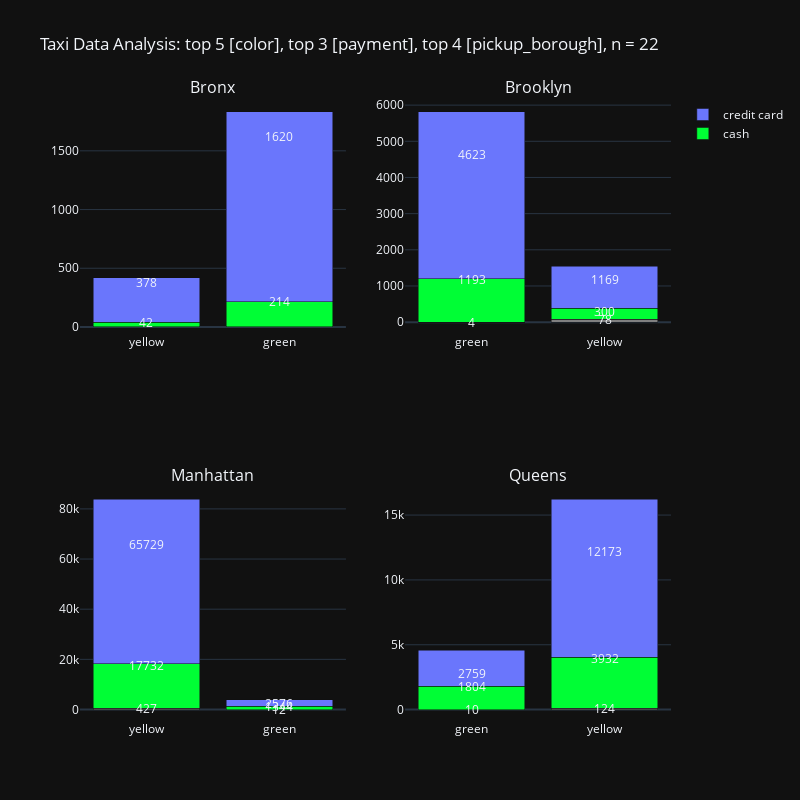

Write notebook code for a chart like this one.
### Code cell
_ = pls.plot_facet_stacked_bars(
    _df,
    subplots_per_row=2,
    top_n_index=5,
    top_n_columns=3,
    top_n_facet=4,
    null_label="<NA>",
    subplot_size=400,
    color_palette="Light24",
    caption="Taxi Data Analysis:",
    renderer=None,
    annotations=True,
    # precision=0,
    # png_path="taxis_stacked_barchart.png",  # Optional save path
)

### Figure 1 — Plotly figure (JSON) as saved in the notebook; plotly's stock layout.template omitted (floating-point values rounded to 4 significant figures)
{"data": [{"marker": {"color": "gray"}, "name": "<NA>", "showlegend": true, "type": "bar", "x": [], "xaxis": "x", "y": [], "yaxis": "y"}, {"marker": {"color": "#00FE35"}, "name": "cash", "showlegend": true, "type": "bar", "x": ["yellow", "green"], "xaxis": "x", "y": [42.2, 214.1], "yaxis": "y"}, {"marker": {"color": "#6A76FC"}, "name": "credit card", "showlegend": true, "type": "bar", "x": ["green", "yellow"], "xaxis": "x", "y": [1620.0, 377.5], "yaxis": "y"}, {"marker": {"color": "gray"}, "name": "<NA>", "showlegend": false, "type": "bar", "x": ["green", "yellow"], "xaxis": "x2", "y": [4.3, 78.3], "yaxis": "y2"}, {"marker": {"color": "#00FE35"}, "name": "cash", "showlegend": false, "type": "bar", "x": ["yellow", "green"], "xaxis": "x2", "y": [300.4, 1193.0], "yaxis": "y2"}, {"marker": {"color": "#6A76FC"}, "name": "credit card", "showlegend": false, "type": "bar", "x": ["green", "yellow"], "xaxis": "x2", "y": [4623.0, 1169.0], "yaxis": "y2"}, {"marker": {"color": "gray"}, "name": "<NA>", "showlegend": false, "type": "bar", "x": ["yellow", "green"], "xaxis": "x3", "y": [427.3, 11.6], "yaxis": "y3"}, {"marker": {"color": "#00FE35"}, "name": "cash", "showlegend": false, "type": "bar", "x": ["green", "yellow"], "xaxis": "x3", "y": [1344.0, 17730.0], "yaxis": "y3"}, {"marker": {"color": "#6A76FC"}, "name": "credit card", "showlegend": false, "type": "bar", "x": ["green", "yellow"], "xaxis": "x3", "y": [2576.0, 65730.0], "yaxis": "y3"}, {"marker": {"color": "gray"}, "name": "<NA>", "showlegend": false, "type": "bar", "x": ["green", "yellow"], "xaxis": "x4", "y": [9.6, 123.6], "yaxis": "y4"}, {"marker": {"color": "#00FE35"}, "name": "cash", "showlegend": false, "type": "bar", "x": ["yellow", "green"], "xaxis": "x4", "y": [3932.0, 1804.0], "yaxis": "y4"}, {"marker": {"color": "#6A76FC"}, "name": "credit card", "showlegend": false, "type": "bar", "x": ["green", "yellow"], "xaxis": "x4", "y": [2759.0, 12170.0], "yaxis": "y4"}], "layout": {"annotations": [{"font": {"size": 16}, "showarrow": false, "text": "Bronx", "x": 0.225, "xanchor": "center", "xref": "paper", "y": 1, "yanchor": "bottom", "yref": "paper"}, {"font": {"size": 16}, "showarrow": false, "text": "Brooklyn", "x": 0.775, "xanchor": "center", "xref": "paper", "y": 1, "yanchor": "bottom", "yref": "paper"}, {"font": {"size": 16}, "showarrow": false, "text": "Manhattan", "x": 0.225, "xanchor": "center", "xref": "paper", "y": 0.375, "yanchor": "bottom", "yref": "paper"}, {"font": {"size": 16}, "showarrow": false, "text": "Queens", "x": 0.775, "xanchor": "center", "xref": "paper", "y": 0.375, "yanchor": "bottom", "yref": "paper"}, {"showarrow": false, "text": "42", "x": "yellow", "xref": "x", "y": 42.2, "yref": "y"}, {"showarrow": false, "text": "214", "x": "green", "xref": "x", "y": 214.1, "yref": "y"}, {"showarrow": false, "text": "1620", "x": "green", "xref": "x", "y": 1620.0, "yref": "y"}, {"showarrow": false, "text": "378", "x": "yellow", "xref": "x", "y": 377.5, "yref": "y"}, {"showarrow": false, "text": "4", "x": "green", "xref": "x2", "y": 4.3, "yref": "y2"}, {"showarrow": false, "text": "78", "x": "yellow", "xref": "x2", "y": 78.3, "yref": "y2"}, {"showarrow": false, "text": "300", "x": "yellow", "xref": "x2", "y": 300.4, "yref": "y2"}, {"showarrow": false, "text": "1193", "x": "green", "xref": "x2", "y": 1193.0, "yref": "y2"}, {"showarrow": false, "text": "4623", "x": "green", "xref": "x2", "y": 4623.0, "yref": "y2"}, {"showarrow": false, "text": "1169", "x": "yellow", "xref": "x2", "y": 1169.0, "yref": "y2"}, {"showarrow": false, "text": "427", "x": "yellow", "xref": "x3", "y": 427.3, "yref": "y3"}, {"showarrow": false, "text": "12", "x": "green", "xref": "x3", "y": 11.6, "yref": "y3"}, {"showarrow": false, "text": "1344", "x": "green", "xref": "x3", "y": 1344.0, "yref": "y3"}, {"showarrow": false, "text": "17732", "x": "yellow", "xref": "x3", "y": 17730.0, "yref": "y3"}, {"showarrow": false, "text": "2576", "x": "green", "xref": "x3", "y": 2576.0, "yref": "y3"}, {"showarrow": false, "text": "65729", "x": "yellow", "xref": "x3", "y": 65730.0, "yref": "y3"}, {"showarrow": false, "text": "10", "x": "green", "xref": "x4", "y": 9.6, "yref": "y4"}, {"showarrow": false, "text": "124", "x": "yellow", "xref": "x4", "y": 123.6, "yref": "y4"}, {"showarrow": false, "text": "3932", "x": "yellow", "xref": "x4", "y": 3932.0, "yref": "y4"}, {"showarrow": false, "text": "1804", "x": "green", "xref": "x4", "y": 1804.0, "yref": "y4"}, {"showarrow": false, "text": "2759", "x": "green", "xref": "x4", "y": 2759.0, "yref": "y4"}, {"showarrow": false, "text": "12173", "x": "yellow", "xref": "x4", "y": 12170.0, "yref": "y4"}], "barmode": "stack", "height": 800, "showlegend": true, "title": {"text": "Taxi Data Analysis: top 5 [color], top 3 [payment], top 4 [pickup_borough], n = 22"}, "width": 800, "xaxis": {"anchor": "y", "domain": [0, 0.45]}, "xaxis2": {"anchor": "y2", "domain": [0.55, 1]}, "xaxis3": {"anchor": "y3", "domain": [0, 0.45]}, "xaxis4": {"anchor": "y4", "domain": [0.55, 1]}, "yaxis": {"anchor": "x", "domain": [0.625, 1]}, "yaxis2": {"anchor": "x2", "domain": [0.625, 1]}, "yaxis3": {"anchor": "x3", "domain": [0, 0.375]}, "yaxis4": {"anchor": "x4", "domain": [0, 0.375]}}}
